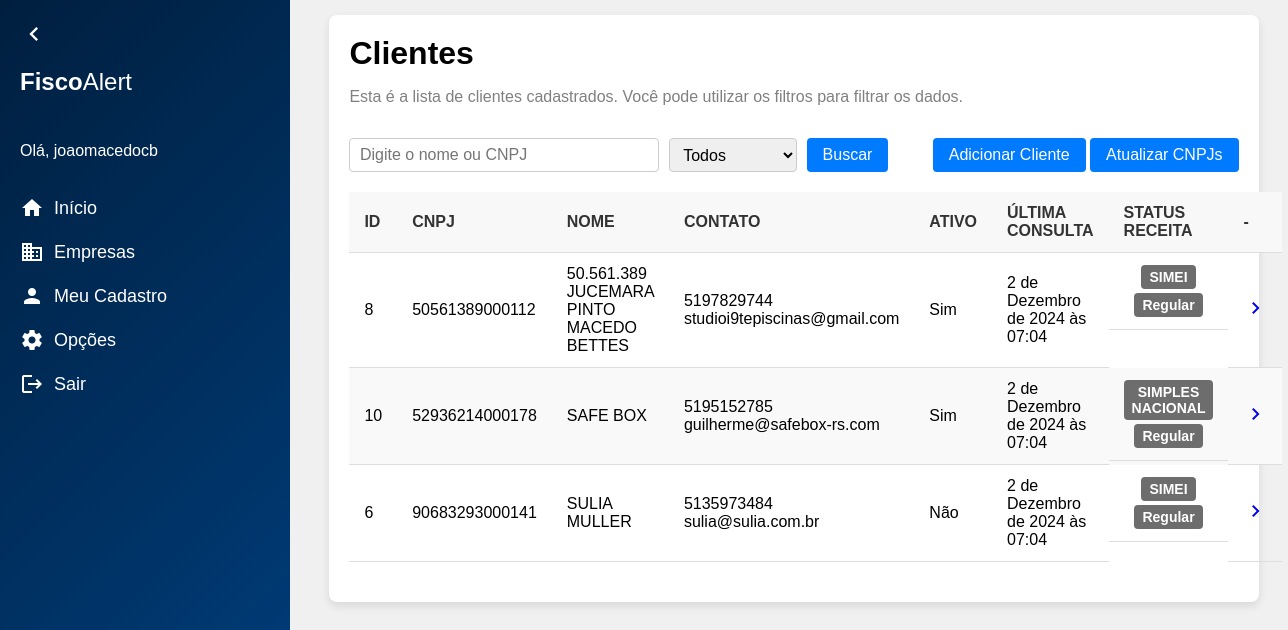
The app's page /clientes/ (signed in), older data.
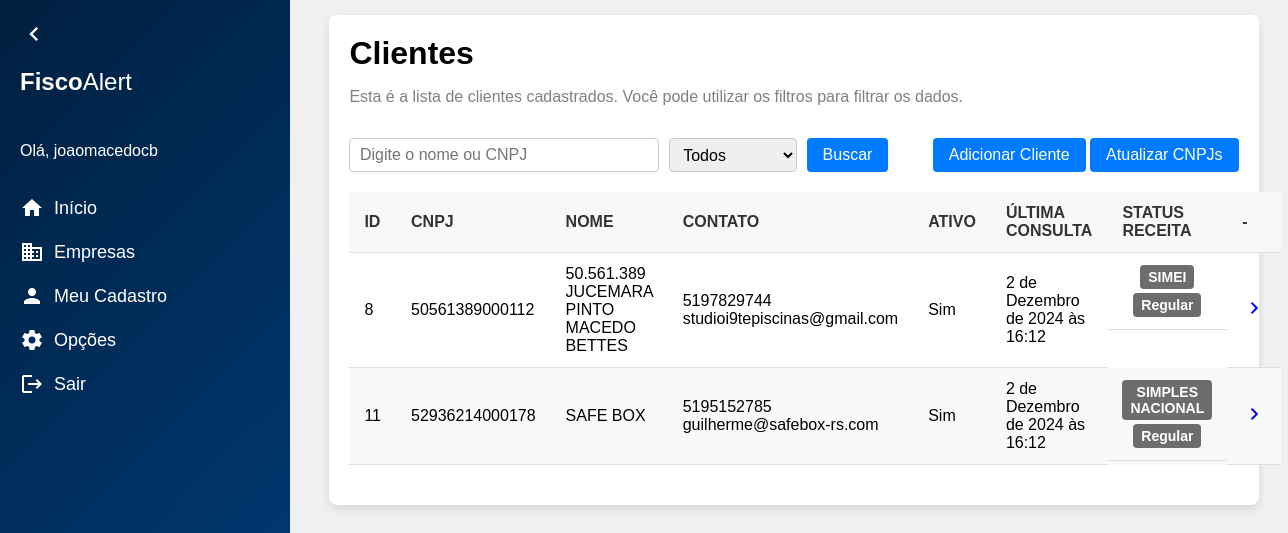
The same page, newer data.
### clientes/models.py (models this page shows, shortened)
class Cliente(models.Model):
    id = models.AutoField(primary_key=True)
    nome_fantasia = models.CharField(max_length=200)
    razao_social = models.CharField(max_length=200)
    cnpj = models.CharField(max_length=14, blank=True, null=True)
    responsavel_tecnico = models.CharField(max_length=50)
    email = models.CharField(max_length=200, blank=True, null=True)
    tipo_empresa = models.ForeignKey(TipoEmpresa, on_delete=models.PROTECT, related_name='tipo_empresa', blank= True, null= True)
    regime_fiscal = models.ForeignKey(RegimeFiscal, on_delete=models.PROTECT, related_name= 'regime_fiscal')
    data_inclusao = models.DateField(blank= True, null= True)
    data_exclusao = models.DateField(blank= True, null= True)
    ultima_atualizacao = models.DateTimeField(blank=True, null=True)
    status = models.CharField(max_length=20, blank= True, null= True)
    telefone = models.CharField(
        max_length=15, blank=True, null=True,
        validators=[
            RegexValidator(
                regex=r'^\d{10,11}$',
                message="O número de telefone deve conter apenas dígitos e ter 10 ou 11 dígitos."
            )
        ]
    )
    ativo = models.BooleanField(default=True)
    escritorio = models.ForeignKey(Escritorio, on_delete=models.PROTECT, related_name='escritorio', blank= True, null= True)

class RegimeFiscal(models.Model):
    id = models.AutoField(primary_key=True)
    nome = models.CharField(max_length=30)
    def __str__(self):
        return self.nome
    class Meta:
        verbose_name = "Regime Fiscal"
        verbose_name_plural = "Regimes Fiscais"

### clientes/views.py (the view)
# urls.py: path('clientes/', clientes_view, name='clientes'),
@login_required
def clientes_view(request):
    clientes = Cliente.objects.all().order_by('nome_fantasia')
    search = request.GET.get('search', '')
    status = request.GET.get('status', '')
    if search:
        clientes = clientes.filter(Q(nome_fantasia__icontains = search) | Q(cnpj__icontains = search))
    if status == 'ativo':
        clientes = clientes.filter(ativo=True)
    elif status == 'inativo':
        clientes = clientes.filter(ativo=False)
    return render(request, 'clientes.html', {'clientes': clientes})

### clientes/templates/clientes.html (shortened to what this page needs)
{% extends "base.html" %}
{% block content %}
<div class="content">
    <div class="container">
        <div class="title">Clientes</div>
        <p>Esta é a lista de clientes cadastrados. Você pode utilizar os filtros para filtrar os dados.</p>
        <div class="actions">
            <form method="GET" action="">
                <input
                    type="text"
                    name="search"
                    placeholder="Digite o nome ou CNPJ"
                    value="{{ request.GET.search }}"
                >
                <select name="status">
                    <option value="" {% if not request.GET.status %}selected{% endif %}>Todos</option>
                </select>
                <button type="submit">Buscar</button>
            </form>
            <div>
                <a href="{% url 'novo_cliente' %}" class="add-client-btn"><button >Adicionar Cliente</button></a>
                <a href="{% url 'atualizar_clientes' %}" id="update-clients-btn" class="update-clients-btn"><button type="button">Atualizar CNPJs</button></a>
            </div>
        </div>
        {% if clientes %}
            <table>
                <thead>
                    <tr>
                        <th>ID</th>
                        <th>CNPJ</th>
                        <th>NOME</th>
                        <th>CONTATO</th>
                        <th>ATIVO</th>
                        <th>ÚLTIMA CONSULTA</th>
                        <th>STATUS RECEITA</th>
                        <th>-</th>
                    </tr>
                </thead>
                <tbody>
                    {% for cliente in clientes %}
                    <tr>
                        <td>{{ cliente.id }}</td>
                        <td>{{ cliente.cnpj }}</td>
                        <td>{{ cliente.nome_fantasia }}</td>
                        <td>
                            {{ cliente.telefone }}<br>{{ cliente.email }}</td>
                        <td>
                            {% if cliente.ativo == True %}
                            Sim
                            {% else %}
                            Não
                            {% endif %}
                        </td>
                        <td>
                            {% if cliente.ultima_atualizacao %}
                                {{ cliente.ultima_atualizacao }}
                            {% else %}
                                Aguardando a primeira análise.
                            {% endif %}
                        </td>
                        <td class="status-tag">
                            <span>{{ cliente.regime_fiscal }}</span>
                            <span>
                                {% if cliente.status %}
                                    {{ cliente.status }}
                                {% else %}
                                    Em análise
                                {% endif %}
                            </span>
                        </td>
                        <td class="actions-icons">
                            <a href="{% url 'cliente_detalhe' pk=cliente.pk %}">
                                <span class="material-icons">chevron_right</span>
                            </a>
                        </td>
                    </tr>
                    {% endfor %}
                </tbody>
            </table>
        {% else %}
            <div class="placeholder-clientes">
                <div class="material-icons">search_off</div>
                <h3>Não há clientes cadastrados. Clique em "Adicionar cliente" para iniciar um cadastro.</h3>
            </div>
        {% endif %}
    </div>
</div>
{% endblock %}

### app/templates/base.html (shortened to what this page needs)
<!DOCTYPE html>
<html lang="pt-BR">
<head>
</head>
<body>
    <nav class="sidebar collapsed" id="sidebar">
        <span class="material-icons toggle-btn" onclick="toggleSidebar()">chevron_left</span>
        <span class="logo"><strong>Fisco</strong>Alert</span>
        <div class="menu">
            {% if user.is_authenticated %}
            <p>Olá, {{ user.username }}</p>
            {% endif %}
            <a href="#">
                <span class="material-icons">home</span>
                <span class="text">Início</span>
            </a>
            <a href="{% url 'clientes' %}">
                <span class="material-icons">business</span>
                <span class="text">Empresas</span>
            </a>
            <a href="{% url 'escritorio_detalhes' id=1 %}">
                <span class="material-icons">person</span>
                <span class="text">Meu Cadastro</span>
            </a>
            <a href="#">
                <span class="material-icons">settings</span>
                <span class="text">Opções</span>
            </a>
            <a href="{% url 'logout' %}">
                <span class="material-icons">logout</span>
                <span class="text">Sair</span>
            </a>
        </div>
    </nav>
    {% block content %}
    {% endblock %}
</body>
</html>

### app/templates/base.html (style rules this page uses)
body { font-family: Arial, sans-serif; margin: 0; padding: 0; background-color: #f0f0f0; display: flex; }
.sidebar { width: 250px; background: linear-gradient(135deg, #001f3f, #004080); color: white; display: flex; align-items: flex-start; flex-direction: column; padding: 20px; height: 100vh; position: fixed; left: 0; top: 0; transition: width 0.2s; overflow: hidden; }
.sidebar .logo { font-size: 24px; margin-bottom: 30px; white-space: nowrap; overflow: hidden; transition: opacity 0.2s; }
.sidebar .menu { display: flex; flex-direction: column; gap: 20px; }
.sidebar .menu a { color: white; text-decoration: none; display: flex; align-items: center; gap: 10px; font-size: 18px; white-space: nowrap; overflow: hidden; transition: opacity 0.2s; }
.toggle-btn { font-size: 28px; cursor: pointer; color: white; margin-bottom: 20px; align-self: flex-start; transition: transform 0.2s; }
.content { display: flex; justify-content: center; margin-left: 270px; padding-left: 30px; padding-top: 15px; width: calc(100% - 270px); }
.container { width: 90%; background-color: white; padding: 20px; box-shadow: 0 4px 8px rgba(0, 0, 0, 0.1); border-radius: 8px; margin-bottom: 4rem; }
.title { display: flex; align-items: center; font-size: 32px; font-weight: bold; margin-bottom: 0; }
.container p { margin-bottom: 32px; color: grey; }
.actions { display: flex; justify-content: space-between; margin-bottom: 20px; }
.actions form { display: flex; gap: 10px; }
.actions input[type="text"] { width: 18rem; text-align: left; padding: 0.3rem 0.6rem 0.3rem 0.6rem; font-size: 16px; border: 1px solid #ccc; border-radius: 4px; }
.actions select { width: 8rem; text-align: left; padding: 0.3rem 0.6rem 0.3rem 0.6rem; font-size: 16px; border: 1px solid #ccc; border-radius: 4px; }
.actions button { padding: 8px 16px; font-size: 16px; color: white; background-color: #007bff; border: none; border-radius: 4px; cursor: pointer; }
table { width: 100%; border-collapse: collapse; margin-bottom: 20px; }
table th, table td { padding: 12px 15px; text-align: left; border-bottom: 1px solid #ddd; }
table th { background-color: #f8f8f8; font-weight: bold; color: #333; }
table tbody tr:nth-child(even) { background-color: #f9f9f9; }
.status-tag { display: flex; flex-direction: column; align-items: center; gap: 4px; }
.status-tag span { background-color: #6d6d6d; text-align: center; color: white; padding: 4px 8px; border-radius: 4px; font-weight: bold; font-size: 14px; }

Row changes from the older to the newer data that the page shows:
removed Cliente: id "10", cnpj "52936214000178", nome_fantasia "SAFE BOX", telefone "5195152785", email "guilherme@safebox-rs.com", ativo "Sim", ultima_atualizacao "2 de Dezembro de 2024 às 07:04", regime_fiscal "SIMPLES NACIONAL", status "Regular"
removed Cliente: id "6", cnpj "90683293000141", nome_fantasia "SULIA MULLER", telefone "5135973484", email "sulia@sulia.com.br", ativo "Não", ultima_atualizacao "2 de Dezembro de 2024 às 07:04", regime_fiscal "SIMEI", status "Regular"
changed Cliente "50.561.389 JUCEMARA PINTO MACEDO BETTES": ultima_atualizacao "2 de Dezembro de 2024 às 07:04" → "2 de Dezembro de 2024 às 16:12"
added Cliente: id "11", cnpj "52936214000178", nome_fantasia "SAFE BOX", telefone "5195152785", email "guilherme@safebox-rs.com", ativo "Sim", ultima_atualizacao "2 de Dezembro de 2024 às 16:12", regime_fiscal "SIMPLES NACIONAL", status "Regular"
